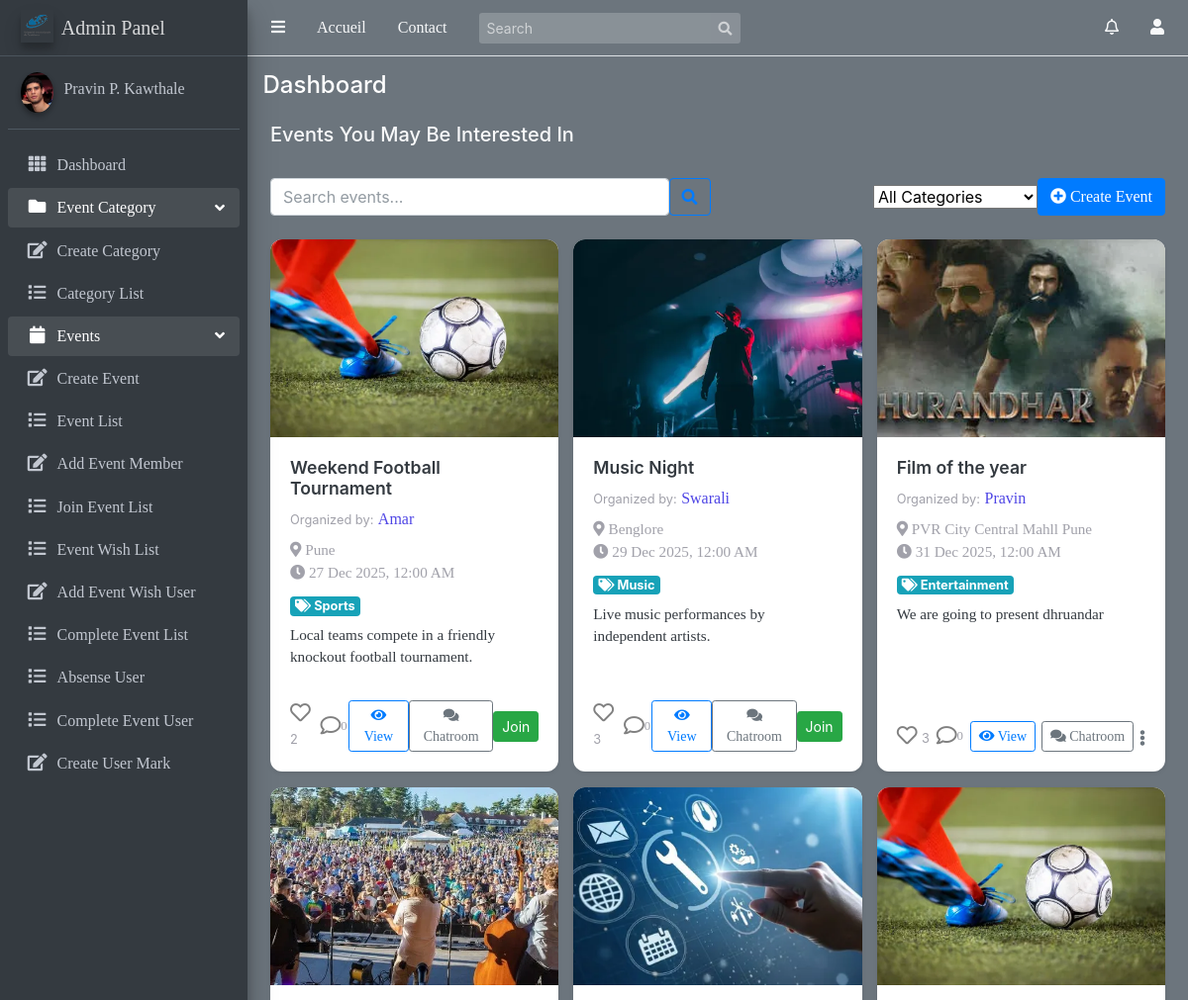
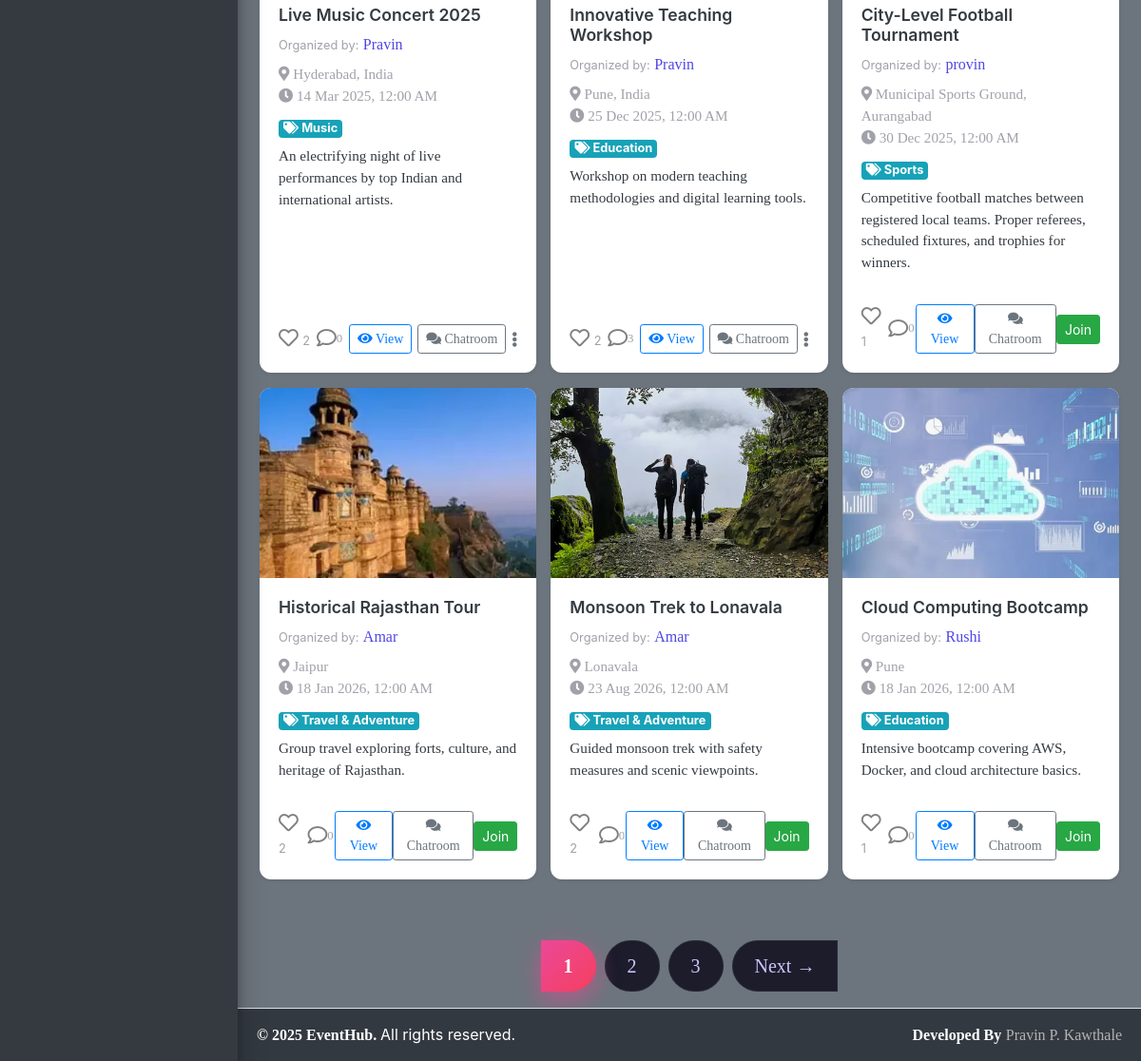
Page /Events/events/ (signed in) on the committed database (2 pictures, top to bottom).
### Event/models.py (models this page shows, shortened)
class Event(models.Model):
    title = models.CharField(max_length=100)
    description = models.TextField()
    comments_enabled = models.BooleanField(default=True)
    category = models.ForeignKey(
        Category,
        on_delete=models.SET_NULL,
        null=True,
        related_name="events"
    )
    date = models.DateTimeField()
    location = models.CharField(max_length=300)
    start_time = models.TimeField()
    end_time = models.TimeField()
    created_at = models.DateTimeField(auto_now_add=True)
    updated_at = models.DateTimeField(auto_now=True)
    organizer = models.ForeignKey(
        User,
        on_delete=models.CASCADE,
        related_name="events_created"
    )
    participants = models.ManyToManyField(
        User,
        related_name="joined_events",
        blank=True
    )
    image = models.ImageField(
        upload_to="event_images/",
        default="event_images/default.png"
    )
    class Meta:
        ordering = ["-created_at"]

class Category(models.Model):
    name = models.CharField(max_length=100, unique=True)
    description = models.TextField(blank=True)
    slug = models.SlugField(unique=True, blank=True)
    favicon = models.ImageField(upload_to='category_favicons/', null=True, blank=True)

### Event/views.py (the view)
# urls.py: path('events/', views.PersonalizedEventListView.as_view(), name='event_list'),
class PersonalizedEventListView(LoginRequiredMixin, ListView):
    model = Event
    template_name = "Event/event_list.html"
    context_object_name = "events"
    paginate_by = 9
    def get_queryset(self):
        user = self.request.user
        preferred_categories = (
            Event.objects
            .filter(participants=user)
            .values_list("category_id", flat=True)
        )
        qs = (
            Event.objects
            .exclude(participants=user)
            .select_related("category", "organizer")
            .annotate(
                category_match=Case(
                    When(category_id__in=preferred_categories, then=Value(1)),
                    default=Value(0),
                    output_field=IntegerField(),
                ),
                liked_by_user=Count(
                    "like",
                    filter=Q(like__user=user),
                ),
            )
        )
        category = self.request.GET.get("category")
        if category:
            qs = qs.filter(category_id=category)
        events = list(qs)
        for event in events:
            event.personalization_score = (
                event.category_match * 3 +   # STRONG SIGNAL
                event.liked_by_user * 1      # WEAK SIGNAL
            )
        events.sort(
            key=lambda e: (e.personalization_score, e.created_at),
            reverse=True
        )
        return events
    def get_context_data(self, **kwargs):
        context = super().get_context_data(**kwargs)
        context["categories"] = Category.objects.all()
        context["selected_category"] = self.request.GET.get("category")
        return context

### user/context_processors.py (called while the page is built)
def notifications(request):
    if request.user.is_authenticated:
        navbar_notifications = Notification.objects.filter(
            receiver=request.user
        ).order_by('-timestamp')[:5]  # latest 5 notifications
        navbar_unread_count = Notification.objects.filter(
            receiver=request.user,
            is_read=False
        ).count()
    else:
        navbar_notifications = []
        navbar_unread_count = 0
    return {
        'navbar_notifications': navbar_notifications,
        'navbar_unread_count': navbar_unread_count
    }

### templates/Event/event_list.html (shortened to what this page needs)
{% extends 'base/base.html' %}
{% load static %}
{% block content %}
<div class="container-fluid">
    <div class="row mb-4">
        <div class="col">
            <h5 class="text-light">
                Events You May Be Interested In
            </h5>
        </div>
    </div>
    <div class="row mb-4 align-items-center">
        <div class="col-md-6">
            <form method="get" action="{% url 'event_search' %}" class="d-flex">
                <input
                    type="text"
                    name="q"
                    class="form-control me-2"
                    placeholder="Search events..."
                >
                <button class="btn btn-outline-primary" type="submit">
                    <i class="fas fa-search"></i>
                </button>
            </form>
        </div>
        <div class="col-md-6 d-flex justify-content-end align-items-center">
            <form method="get" class="me-2">
                <select
                    name="category"
                    class="form-select w-auto"
                    onchange="this.form.submit()"
                >
                    <option value="">All Categories</option>
                </select>
            </form>
            <a href="{% url 'create_event' %}" class="btn btn-primary">
                <i class="fas fa-plus-circle me-1"></i> Create Event
            </a>
        </div>
    </div>
    <div class="row g-4">
        {% for event in events %}
            {% include "Event/event_card.html" %}
        {% empty %}
            <div class="col-12 text-center">
                <div class="alert alert-info">
                    No events available.
                </div>
            </div>
        {% endfor %}
    </div>
    {% if is_paginated %}
    <div class="d-flex justify-content-center mt-5">
        <nav>
            <ul class="pagination pagination-lg">
                {% for num in page_obj.paginator.page_range %}
                <li class="page-item {% if page_obj.number == num %}active{% endif %}">
                    <a class="page-link"
                       href="?page={{ num }}{% if request.GET.category %}&category={{ request.GET.category }}{% endif %}">
                        {{ num }}
                    </a>
                </li>
                {% endfor %}
                {% if page_obj.has_next %}
                <li class="page-item">
                    <a class="page-link"
                       href="?page={{ page_obj.next_page_number }}{% if request.GET.category %}&category={{ request.GET.category }}{% endif %}">
                        Next →
                    </a>
                </li>
                {% endif %}
            </ul>
        </nav>
    </div>
    {% endif %}
</div>
{% endblock content %}

### templates/Event/event_card.html (shortened to what this page needs)
{% load static %}
<div class="col-md-4 d-flex">
    <div class="card shadow-sm border-0 rounded-4 overflow-hidden flex-fill">
        {% if event.image %}
            <img
                src="{{ event.image.url }}"
                class="card-img-top rounded-top-4"
                alt="{{ event.title }}"
                style="height: 200px; object-fit: cover;"
            >
        {% endif %}
        <div class="card-body d-flex flex-column">
            <h5 class="card-title fw-bold text-dark mb-2" style="font-size: 1.1rem;">
                {{ event.title }}
            </h5>
            <div class="mb-2">
                <span class="text-muted small me-1">Organized by:</span>
                <a
                    href="{% url 'user_profile' username=event.organizer.username %}"
                    class="fw-bold text-primary text-decoration-none"
                >
                    {{ event.organizer.username }}
                </a>
            </div>
            <p class="card-text text-muted small mb-2">
                <i class="fas fa-map-marker-alt me-1"></i>
                {{ event.location }} <br>
                <i class="fas fa-clock me-1"></i>
                {{ event.date|date:"d M Y, h:i A" }}
            </p>
            <div class="mb-2">
                {% if event.category %}
                    <span class="badge bg-info">
                        <i class="fas fa-tags me-1"></i>
                        {{ event.category.name }}
                    </span>
                {% endif %}
            </div>
            <p class="card-text flex-grow-1 text-dark">
                {{ event.description|truncatewords:20 }}
            </p>
            <div class="d-flex justify-content-between align-items-center mt-3">
                <form
                    action="{% url 'like_event' event.pk %}"
                    method="post"
                    class="d-inline me-2"
                >
                    <button
                        type="submit"
                        style="background: none; border: none;"
                        class="p-0 m-0"
                    >
                        {% if event.is_liked %}
                            <i class="fas fa-heart" style="color: red; font-size: 1.3rem;"></i>
                        {% else %}
                            <i class="far fa-heart" style="color: gray; font-size: 1.3rem;"></i>
                        {% endif %}
                    </button>
                    <span class="ms-1 small text-muted">
                        {{ event.like_set.count }}
                    </span>
                </form>
                <a
                    href="{% url 'comment_event' event.pk %}"
                    class="btn p-0 m-0 d-flex align-items-center text-decoration-none"
                >
                    <i class="far fa-comment" style="color: gray; font-size: 1.3rem;"></i>
                    <span class="ms-1 small text-muted">
                        {{ event.comments.count }}
                    </span>
                </a>
                <a
                    href="{% url 'event_detail' event.pk %}"
                    class="btn btn-sm btn-outline-primary"
                >
                    <i class="fas fa-eye"></i> View
                </a>
                <a
                    href="{% url 'chat_room' event.pk %}"
                    class="btn btn-sm btn-outline-secondary"
                >
                    <i class="fas fa-comments"></i> Chatroom
                </a>
                {% if request.user != event.organizer %}
                    <form
                        action="{% url 'join_event' event.id %}"
                        method="post"
                        class="d-inline"
                    >
                        <button type="submit" class="btn btn-sm btn-success">
                            {% if request.user in event.participants.all %}
                                Leave
                            {% else %}
                                Join
                            {% endif %}
                        </button>
                    </form>
                {% endif %}
                {% if request.user == event.organizer %}
                    <div class="dropdown">
                        <button
                            class="btn p-0 m-0 text-secondary"
                            type="button"
                            id="dropdownMenu{{ event.pk }}"
                            data-bs-toggle="dropdown"
                            aria-expanded="false"
                            style="border: none; background: transparent;"
                        >
                            <i class="fas fa-ellipsis-v"></i>
                        </button>
                    </div>
                {% endif %}
            </div>
        </div>
    </div>
</div>

### templates/Event/event_list.html (style rules this page uses)
body { background: #0f0f16; font-family: "Inter", sans-serif; }
.card { border-radius: 14px; overflow: hidden; box-shadow: 0 6px 18px rgba(0,0,0,0.35); transition: transform 0.25s, box-shadow 0.25s; background: #14141f; color: #d8d8e6; }
.pagination { gap: 10px; }
.page-link { background: #1c1c2b; color: #c7c7ff; border: none; border-radius: 999px; padding: 10px 18px; font-weight: 500; transition: all 0.25s ease; box-shadow: inset 0 0 0 1px rgba(255,255,255,0.06); }
.page-item.active .page-link { background: linear-gradient(135deg, #ec4899, #f43f5e); color: #fff; font-weight: 600; box-shadow: 0 8px 24px rgba(236,72,153,0.6); }

### templates/Event/event_card.html (style rules this page uses)
body { background: #0f0f16; font-family: "Inter", sans-serif; }
.card { border-radius: 12px; overflow: hidden; box-shadow: 0 4px 12px rgba(0, 0, 0, 0.25); transition: transform 0.25s, box-shadow 0.25s; background: #ffffff; color: #d8d8e6; }
.card-body { display: flex; flex-direction: column; }
.card-title { font-size: 1.1rem; font-weight: 600; color: #ffffff; }
.card-text { font-size: 0.95rem; color: #d8d8e6; }
.text-primary { color: #4f46e5 !important; }
.text-muted { color: #a1a1aa !important; }
.badge { font-size: 0.8rem; }

### rows in the picture
Event: image (picture), title "Weekend Football Tournament", organizer.username "Amar", location "Pune", date "27 Dec 2025, 12:00 AM", category.name "Sports", description "Local teams compete in a friendly knockout football tournament.", like_set.count "2", comments.count "0", shows "Join"
Event: image (picture), title "Music Night", organizer.username "Swarali", location "Benglore", date "29 Dec 2025, 12:00 AM", category.name "Music", description "Live music performances by independent artists.", like_set.count "3", comments.count "0", shows "Join"
Event: image (picture), title "Film of the year", organizer.username "Pravin", location "PVR City Central Mahll Pune", date "31 Dec 2025, 12:00 AM", category.name "Entertainment", description "We are going to present dhruandar", like_set.count "3", comments.count "0"
Event: image (picture), title "Live Music Concert 2025", organizer.username "Pravin", location "Hyderabad, India", date "14 Mar 2025, 12:00 AM", category.name "Music", description "An electrifying night of live performances by top Indian and international artists.", like_set.count "2", comments.count "0"
Event: image (picture), title "Innovative Teaching Workshop", organizer.username "Pravin", location "Pune, India", date "25 Dec 2025, 12:00 AM", category.name "Education", description "Workshop on modern teaching methodologies and digital learning tools.", like_set.count "2", comments.count "3"
Event: image (picture), title "City-Level Football Tournament", organizer.username "provin", location "Municipal Sports Ground, Aurangabad", date "30 Dec 2025, 12:00 AM", category.name "Sports", description "Competitive football matches between registered local teams. Proper referees, scheduled fixtures, and trophies for winners.", like_set.count "1", comments.count "0", shows "Join"
Event: image (picture), title "Historical Rajasthan Tour", organizer.username "Amar", location "Jaipur", date "18 Jan 2026, 12:00 AM", category.name "Travel & Adventure", description "Group travel exploring forts, culture, and heritage of Rajasthan.", like_set.count "2", comments.count "0", shows "Join"
Event: image (picture), title "Monsoon Trek to Lonavala", organizer.username "Amar", location "Lonavala", date "23 Aug 2026, 12:00 AM", category.name "Travel & Adventure", description "Guided monsoon trek with safety measures and scenic viewpoints.", like_set.count "2", comments.count "0", shows "Join"
Event: image (picture), title "Cloud Computing Bootcamp", organizer.username "Rushi", location "Pune", date "18 Jan 2026, 12:00 AM", category.name "Education", description "Intensive bootcamp covering AWS, Docker, and cloud architecture basics.", like_set.count "1", comments.count "0", shows "Join"

### other values in the picture
{{ num }} "1" "2" "3"
